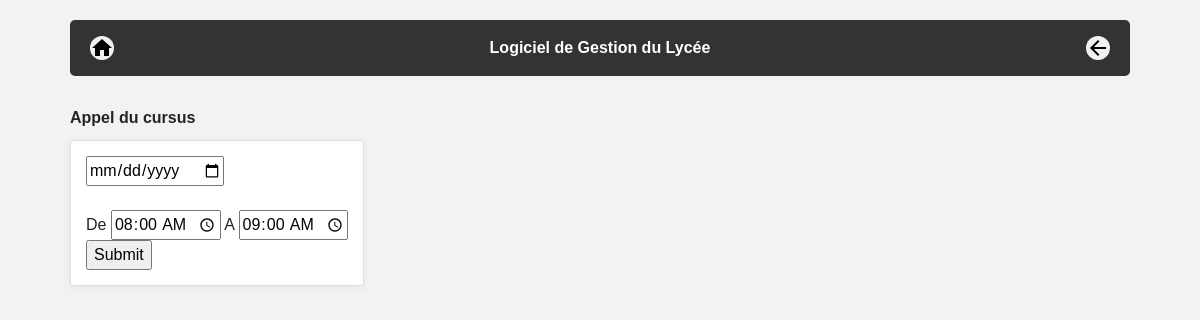
Before: /lycee/call_of_roll/12 with the older database file.
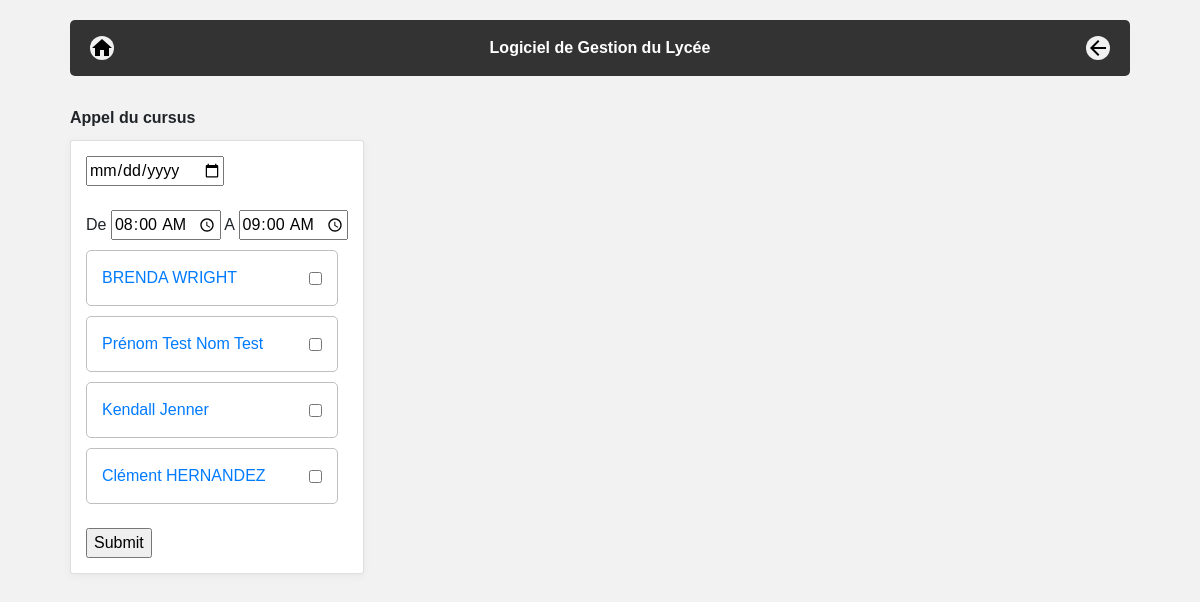
After: the same page with the newer database file.
### lycee/models.py (models this page shows, shortened)
class Student(models.Model):
    first_name = models.CharField(
        max_length=50,
        blank=False,
        null=False
    )
    birth_date = models.DateField(
        verbose_name='date of birth',
        blank=False,
        null=False
    )
    last_name = models.CharField(
        verbose_name="lastname",
        blank=False,  # pas de champ vide
        null=False,  # pas de champ null (a conjuguer avec default
        default="???",
        max_length=255,  # taille maximale du champ
    )
    phone = models.CharField(
        verbose_name="phonenumber",
        help_text="Phone number of the student",
        blank=False,  # pas de champ vide
        null=False,  # pas de champ null (a conjuguer avec default
        default="0999999999",
        max_length=10,  # taille maximale du champ
    )
    email = models.EmailField(
        verbose_name="email",
        help_text="Email of the student",
        blank=False,  # pas de champ vide
        null=False,  # pas de champ null (a conjuguer avec default
        default="x@y.z",
        max_length=255,  # taille maximale du champ
    )
    comments = models.CharField(
        verbose_name="comments",
        help_text="Some comments about the student",
        blank=True,
        null=False,  # pas de champ null (a conjuguer avec default
        default="",
        max_length=255,  # taille maximale du champ
    )
    cursus = models.ForeignKey(
        Cursus,
        help_text="Cursus of the student",
        on_delete=models.CASCADE,  # necessaire selon la version de Django
        null=True
    )

### lycee/views.py (the view)
# urls.py: url(r'^call_of_roll/(?P<cursus_id>[0-9]+)$', views.call_of_roll, name='call_of_roll'),
def call_of_roll(request, cursus_id):
    if request.method == 'POST':
        result_list = Student.objects.filter(cursus_id=cursus_id)
        result_cursus = Cursus.objects.get(id=cursus_id)
        roll = Roll(date=request.POST.get('date'), cursus=result_cursus,
                    debut=request.POST.get('debut'), fin=request.POST.get('fin'))
        roll.save()
        for student in result_list:
            stu = request.POST.get(str(student.id))
            if stu == 'on':
                rollDetail = RollDetail(roll=roll, date=request.POST.get('date'), student=student, absent=True)
            else:
                rollDetail = RollDetail(roll=roll, date=request.POST.get('date'), student=student, absent=False,
                                        debut=request.POST.get('debut'), fin=request.POST.get('fin'))
            rollDetail.save()
        template = loader.get_template('lycee/cursus/call_of_roll.html')
        context = {
            'liste': result_list,
        }
        return HttpResponse(template.render(context, request))
    else:
        result_list = Student.objects.filter(cursus_id=cursus_id)
        template = loader.get_template('lycee/cursus/call_of_roll.html')
        context = {
            'liste': result_list,
        }
        return HttpResponse(template.render(context, request))

### lycee/templates/lycee/cursus/call_of_roll.html (shortened to what this page needs)
{% extends "master.html" %}
{% if liste %}
    {% block content %}
        <div class="margin">
            <b>Appel du cursus </b>
            <div class="contain3 card">
                <form method="post">
                    <input type="date" name="date" required><br><br>
                    De <input type="time" value="08:00" name="debut">
                    A <input type="time" value="09:00" name="fin">
                    {% for student in liste %}
                        <div class="description contain">
                            <a href="/lycee/student/{{student.id}}">{{student.first_name}} {{student.last_name}}</a>
                            <input type="checkbox" id="{{student.id}}" name="{{student.id}}">
                        </div>
                    {% endfor %}
                    <br>
                    <input type="submit">
                </form>
            </div>
        </div>
    {% endblock %}
{% else %}
    <p>No list to show.</p>
{% endif %}

Changed rows visible on the page:
now on this page (row edited): Student: first_name "BRENDA", last_name "WRIGHT"
added Student: first_name "Prénom Test", last_name "Nom Test"
added Student: first_name "Kendall", last_name "Jenner"
added Student: first_name "Clément", last_name "HERNANDEZ"
